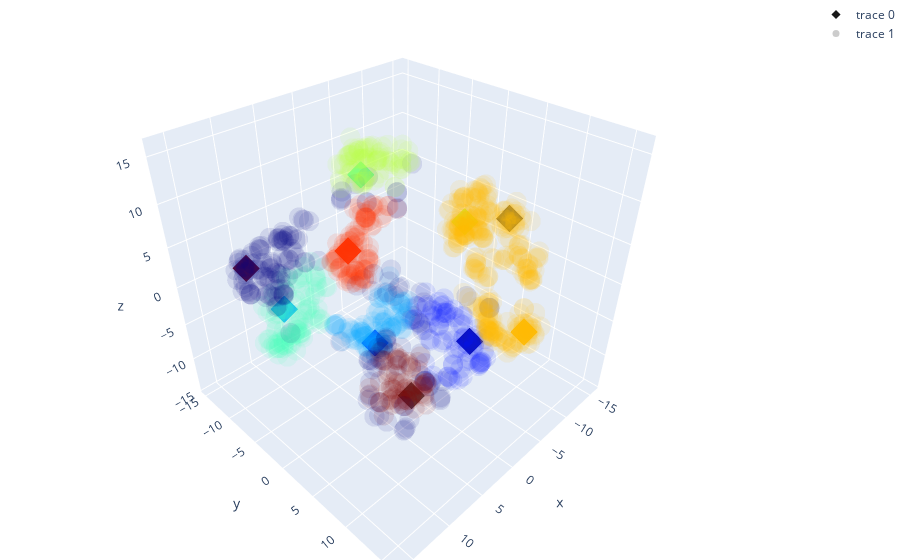

The notebook cell this image was saved under:
### Code cell
# DBSCAN clustering

from sklearn.cluster import DBSCAN
from sklearn import metrics

distances = []
for i in range(len(standardVectors)):
    distancesCluster = []
    for j in range(forward_expansion-1):
        for k in range(j+1, forward_expansion):
            #distance = np.linalg.norm(vectorsTSNE[types==1,:][i*forward_expansion+j] - vectorsTSNE[types==1,:][i*forward_expansion+k])
            #distance = np.linalg.norm(actualVectors[i*forward_expansion+j] - actualVectors[i*forward_expansion+k])
            distance = cosine(actualVectors[i*forward_expansion+j], actualVectors[i*forward_expansion+k])
            distancesCluster.append(distance)
    distances.append(distancesCluster)

print("mean max distance per cluster: ", np.mean(np.max(distances, axis=1)))
print("mean mean distance per cluster: ", np.mean(np.mean(distances, axis=1)))
    

# Compute DBSCAN
# Q: what is eps
# A: The maximum distance between two samples for one to be considered as in the neighborhood of the other.
# Q: can i use the mean distance per cluster as eps?
# A: yes, but it is better to use the mean max distance per cluster
# Q: what is min_samples, eli5?


db = DBSCAN(eps=0.32, min_samples=forward_expansion//2, metric=cosine).fit(actualVectors)

labels_DBSCAN = db.labels_
print("num clusters found: ", len(set(labels_DBSCAN)))
print("biggest cluster: ", max(labels_DBSCAN, key=list(labels_DBSCAN).count), " num elements: ", list(labels_DBSCAN).count(max(labels_DBSCAN, key=list(labels_DBSCAN).count)))

# Create a color map that maps each unique label to a color
unique_labels = np.unique(labels_DBSCAN)
print("unique_labels: ", len(unique_labels), "standard vectors len", len(standardVectors))
colors = plt.cm.jet(np.linspace(0, 1, len(unique_labels)))
color_map = dict(zip(unique_labels, colors))

# Use the color map to set the color of the markers
marker_colors = [color_map[label] for label in labels_DBSCAN]
print("marker_colors: ", len(marker_colors))


# Create a trace for each type (centroids data)
traceStandard = go.Scatter3d(
    x=vectorsTSNE[types==0,0],
    y=vectorsTSNE[types==0,1],
    z=vectorsTSNE[types==0,2],
    mode='markers',
    marker=dict(
        size=7,
        color=colors,                # set color to an array/list of desired values
        opacity=0.9,
        symbol='diamond'
    )
)

# Create a trace for each type (centroids data)
traceActual = go.Scatter3d(
    x=vectorsTSNE[types==1,0],
    y=vectorsTSNE[types==1,1],
    z=vectorsTSNE[types==1,2],
    mode='markers',
    marker=dict(
        size=7,
        color=marker_colors,                # set color to an array/list of desired values
        opacity=0.1,
        symbol='circle'
    )
)

# Plot
data = [traceStandard, traceActual]

layout = go.Layout(
    margin=dict(
        l=0,
        r=0,
        b=0,
        t=0
    )
)

fig = go.Figure(data=data, layout=layout)
fig.show()

### Figure 1 — Plotly figure (JSON) as saved in the notebook; plotly's stock layout.template omitted (floating-point values rounded to 4 significant figures; data arrays with more than 128 entries replaced by an {"elided": "..."} marker saying what was removed)
{"data": [{"marker": {"color": [[0, 0, 0.5, 1], [0, 0.06471, 1, 1], [0, 0.6451, 1, 1], [0.2498, 1, 0.7179, 1], [0.7179, 1, 0.2498, 1], [1, 0.7269, 0, 1], [1, 0.1895, 0, 1], [0.5, 0, 0, 1]], "opacity": 0.9, "size": 7, "symbol": "diamond"}, "mode": "markers", "type": "scatter3d", "x": [4.288, -1.611, 13.78, 1.168, -13.86, -10.09, -2.796, 10.27, 4.378, -5.607], "y": [13.32, -5.777, -1.228, -4.129, -2.649, 9.908, -11.46, -13.18, 6.277, 9.386], "z": [2.522, -12.77, 3.395, 11.76, 0.7604, -6.812, -2.374, 0.5431, -9.143, 9.508]}, {"marker": {"color": {"elided": "1000x4 float values"}, "opacity": 0.1, "size": 7, "symbol": "circle"}, "mode": "markers", "type": "scatter3d", "x": {"elided": "1000 float values"}, "y": {"elided": "1000 float values"}, "z": {"elided": "1000 float values"}}], "layout": {"margin": {"b": 0, "l": 0, "r": 0, "t": 0}}}
